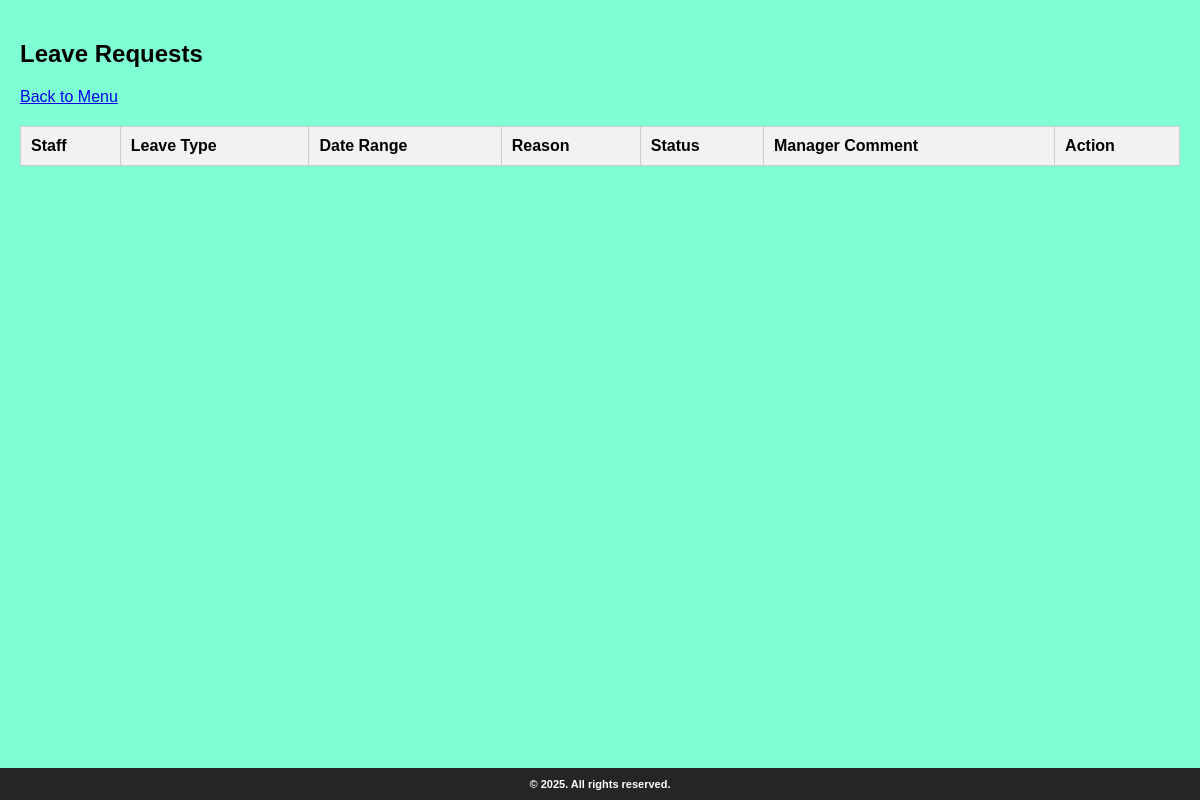
The page /leave_requests.php (signed in) on the database as committed earlier.
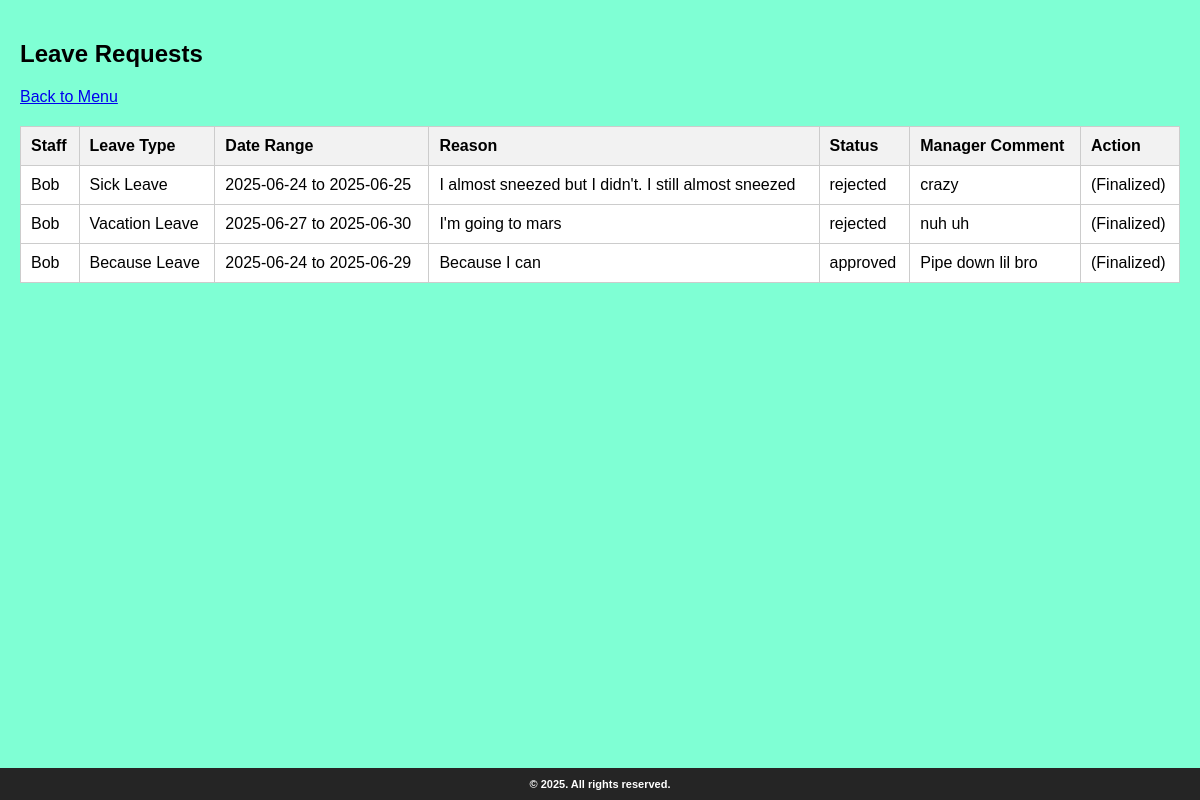
The same page on the database as committed later.
### tables this page shows
CREATE TABLE `leave_applications` (
  `id` int(11) NOT NULL,
  `staff_id` int(11) NOT NULL,
  `leave_type_id` int(11) NOT NULL,
  `from_date` date NOT NULL,
  `to_date` date NOT NULL,
  `reason` text DEFAULT NULL,
  `status` enum('pending','approved','rejected') DEFAULT 'pending',
  `manager_comment` text DEFAULT NULL,
  `created_at` timestamp NOT NULL DEFAULT current_timestamp()
);

CREATE TABLE `users` (
  `id` int(11) NOT NULL,
  `username` varchar(50) NOT NULL,
  `password` varchar(255) NOT NULL,
  `name` varchar(100) DEFAULT NULL,
  `email` varchar(100) DEFAULT NULL,
  `role` enum('admin','manager','staff') NOT NULL
);

CREATE TABLE `leave_types` (
  `id` int(11) NOT NULL,
  `type_name` varchar(50) NOT NULL
);

### leave_requests.php (the view, shortened to what this page needs)
<?php
require_once('config.php');
$sql = "SELECT la.id, u.name, lt.type_name, la.from_date, la.to_date, la.reason, la.status, la.manager_comment
        FROM leave_applications la
        JOIN users u ON la.staff_id = u.id
        JOIN leave_types lt ON la.leave_type_id = lt.id
        ORDER BY la.created_at DESC";
$result = $conn->query($sql);
?>
<!DOCTYPE html>
<html>
<head>
    <link rel="stylesheet" href="style.css">
</head>
<body>
<main>
<h2>Leave Requests</h2>
<a href="menu.php">Back to Menu</a>
<table>
    <tr>
        <th>Staff</th>
        <th>Leave Type</th>
        <th>Date Range</th>
        <th>Reason</th>
        <th>Status</th>
        <th>Manager Comment</th>
        <th>Action</th>
    </tr>
    <?php
    while ($row = $result->fetch_assoc()) {
        echo '<tr>';
        echo '<td>' . $row['name'] . '</td>';
        echo '<td>' . $row['type_name'] . '</td>';
        echo '<td>' . $row['from_date'] . ' to ' . $row['to_date'] . '</td>';
        echo '<td>' . nl2br($row['reason']) . '</td>';
        echo '<td>' . $row['status'] . '</td>';
        echo '<td>' . nl2br($row['manager_comment']) . '</td>';
        echo '<td>';
        if ($row['status'] === 'pending') {
            echo '<form method="POST">';
            echo '<input type="hidden" name="leave_id" value="' . $row['id'] . '">';
            echo '<textarea name="comment" placeholder="Comment"></textarea><br>';
            echo '<button name="action" value="approved">Approve</button> ';
            echo '<button name="action" value="rejected">Reject</button>';
            echo '</form>';
        } else {
            echo '(Finalized)';
        }
        echo '</td>';
        echo '</tr>';
    }
    ?>
</table>
</main>
<div class="footer">
        <span class="copyright">© 2025. All rights reserved.</span>
</div>
</body>
</html>

Rows that differ between the two databases and show on the page:
added leave_applications: staff.name "Bob", leave_type.type_name "Sick Leave", from_date "2025-06-24", to_date "2025-06-25", reason "I almost sneezed but I didn't. I still almost sneezed", status "rejected", manager_comment "crazy", shows "(Finalized)"
added leave_applications: staff.name "Bob", leave_type.type_name "Vacation Leave", from_date "2025-06-27", to_date "2025-06-30", reason "I'm going to mars", status "rejected", manager_comment "nuh uh", shows "(Finalized)"
added leave_applications: staff.name "Bob", leave_type.type_name "Because Leave", from_date "2025-06-24", to_date "2025-06-29", reason "Because I can", status "approved", manager_comment "Pipe down lil bro", shows "(Finalized)"
